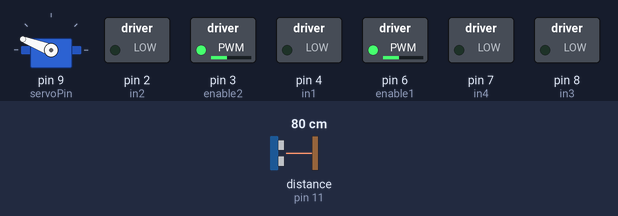
A sketch run on a simulated Arduino Uno, built with avr-gcc and run on an emulated ATmega328P. On the bench: servo, switched loads named in the sketch (green lamp = pin HIGH). Wiring (inferred from the names in the program): ultrasonic range finder: trigger pin 12; echo pin 11. The test bench sets the inputs (shaded band); at power-on: distance to the obstacle (sensor on pin 11) 80 cm. The echo pulse lasts 58.3 µs per cm; pins used as bus, display or sensor lines are not drawn; what the sketch prints to the serial monitor is not drawn.

Above: at 2.7 s.
Timing chart, 0 to 4.2 s (numbered marks = the images above):
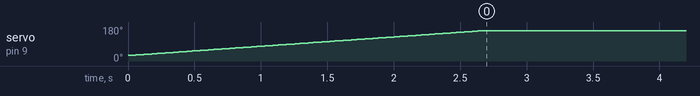

The sketch:

servoDistanceExample.ino
```cpp
/*
 * Using an ultrasonic distance measuring sensor mounted on a servo motor,
 * survey the space around
 * and figure out the best path forward
 *
 * 6/19/16 - MS - range can be smaller than 180 degrees
 * 6/17/16 - MS - fixed some bugs, added print()
 * 6/15/16 - MS - Initial coding
 *
 */

// please chose multiples of ten or
// the program may not work
#define MIN_SERVO_VALUE 30
#define MAX_SERVO_VALUE 160
#define SERVO_RANGE (MAX_SERVO_VALUE - MIN_SERVO_VALUE)


#include <Servo.h>

// Global array of measurements
// These must be the full range
// since index is absolute degree and not relative degree
long measurements[180];
long averages[180 / 10];

// the ultrasonic distance measuring sensor sits on top of this servo
Servo myServo;
const int servoPin = 9;

// ultrasonic distance measuring sensor
const int trigPin = 12;
const int echoPin = 11;

// Control pins for the right half of the H-bridge
const int enable2 = 3; // PWM pin for speed control
const int in3 = 8;
const int in4 = 7;

//other half
const int enable1 = 6; // PWM pin for speed control
const int in1 = 4;
const int in2 = 2;

// sweep over the range and
// populate the measurements array
void sweepAndMeasure() {
  //Serial.print("Hello from sweepAndMeasure ");

  // VERY IMPORTANT: Note that degree = degree++ is
  // worse than unnecessary as it causes problems
  for (int degree = MIN_SERVO_VALUE; degree < MAX_SERVO_VALUE; degree++) {

    myServo.write(degree);
    delay(15);

    measurements[degree] = measureDistance();
//    Serial.print("degree = ");
//    Serial.print(degree);
//    Serial.print("\tmeasurement = ");
//    Serial.print(measurements[degree]);
//    Serial.println();
  }

}

// Take a measurement using the ultrasonic discance
// measuring sensor and return the distance in cm
// returns -1 if an error occurrs

long measureDistance() {
  long myDuration, distance;
//  Serial.print("Hello from measureDistance\t");

  // measure how far anything is from us
  // send the pulse
  digitalWrite(trigPin, LOW);
  delayMicroseconds(2); // low for 2 microseconds
  digitalWrite(trigPin, HIGH);
  delayMicroseconds(10); // high for 10 microseconds
  digitalWrite(trigPin, LOW);
  myDuration = pulseIn(echoPin, HIGH); // measure the time to the echo
  distance = (myDuration / 2) / 29.1; // calculate the distance in cm

  // if reading is out of range, make it -1

  if (distance <= 0 || distance >= 200) {
    distance = -1;
  }
  return distance;
}

void setup() {

  Serial.begin (9600);
  Serial.println("hello from michaels program version 0.1");

  myServo.attach(servoPin);

  // pins for the ultrasonic distance measuring sensor
  pinMode(trigPin, OUTPUT);
  pinMode(echoPin, INPUT);

  // motors
  pinMode( enable1, OUTPUT);
  pinMode( in1, OUTPUT);
  pinMode( in2, OUTPUT);

  pinMode( enable2, OUTPUT);
  pinMode( in3, OUTPUT);
  pinMode( in4, OUTPUT);

  // Set the speed to 100, which is pretty slow
  analogWrite (enable1, 100);
  analogWrite (enable2, 100);

  // later on, move these to loop()
  // look around and see what's nearby
  sweepAndMeasure();

  Serial.println("sweepAndMeasure() finished, calling averageInTenDegreeChunks()");

  // look at measurements in 10 degree chunks
  averageInTenDegreeChunks();
}
void loop() {

  // finally decide where to go

}

void averageInTenDegreeChunks() {
  Serial.println("Hello from averageInTenDegreeChunks");

  for (int degree = MIN_SERVO_VALUE; degree < MAX_SERVO_VALUE; degree = degree + 10) {

    averages[degree / 10] = averageTheseTen(degree);

  }
}

int averageTheseTen ( int startHere ) {

  // Serial.println("Hello from averageTheseTen");
  int sum = 0;
  int validMeasurements = 10;
  int average;

  for (int degree = startHere; degree < startHere + 10; degree ++) {
    Serial.print(measurements[degree]);
    Serial.print("\t");
    if (-1 == measurements[degree] ) {
      // skip this measurement
      validMeasurements--;
    } else {
      sum = sum + measurements[degree];
    }
  }

  average = sum / validMeasurements;
  Serial.print("avg: ");
  Serial.print(average);
  Serial.print("\t");
  Serial.print("# values: ");
  Serial.print(validMeasurements);
  Serial.println("");
  return average;
}
```
